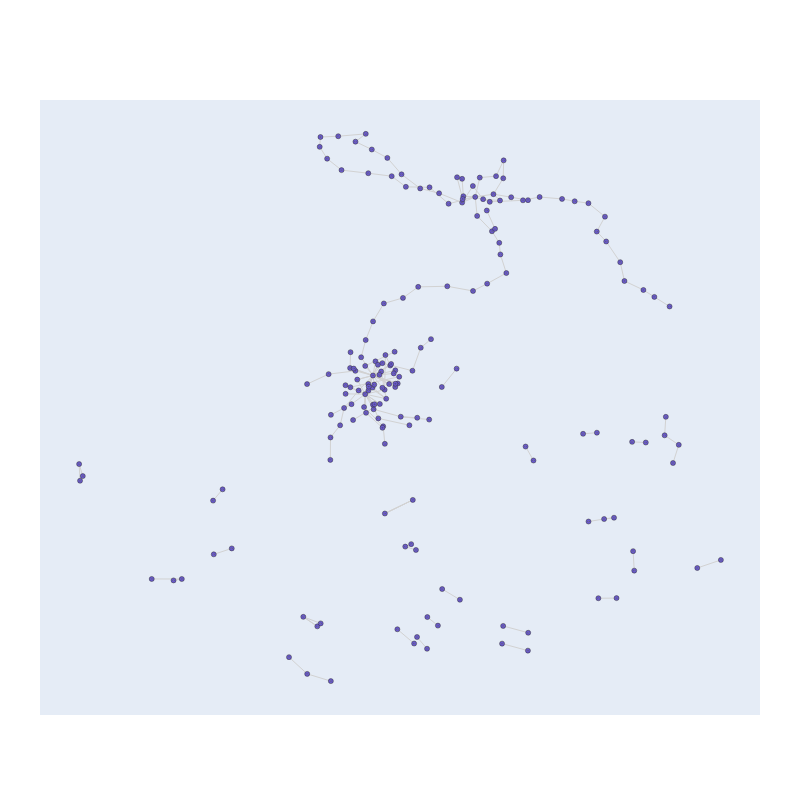

Notebook code for this chart:
### Markdown cell above
# Force-directed graph

### Code cell
import igraph
g = igraph.Graph()
labels = pd.concat([gaps['region_origin'], gaps['region_destination']]).unique()
g.add_vertices(labels.astype(int).astype(str))
for _, r in gaps.iterrows():
    g.add_edges([(str(int(r['region_origin'])), str(int(r['region_destination'])))])
    layt = g.layout('kk')

Xn=[layt[k][0] for k in range(len(labels))]
Yn=[layt[k][1] for k in range(len(labels))]
Xe=[]
Ye=[]
for e in g.es:
    Xe+=[layt[e.tuple[0]][0],layt[e.tuple[1]][0], None]
    Ye+=[layt[e.tuple[0]][1],layt[e.tuple[1]][1], None]
    
trace1=pgo.Scatter(x=Xe,
               y=Ye,
               mode='lines',
               line= dict(color='rgb(210,210,210)', width=1),
               hoverinfo='none'
               )
trace2=pgo.Scatter(x=Xn,
               y=Yn,
               mode='markers',
               name='ntw',
               marker=dict(symbol='circle-dot',
                                        size=5,
                                        color='#6959CD',
                                        line=dict(color='rgb(50,50,50)', width=0.5)
                                        ),
               text=labels,
               hoverinfo='text'
                  )

plotly.offline.init_notebook_mode(connected=True)
axis=dict(showline=False, # hide axis line, grid, ticklabels and  title
          zeroline=False,
          showgrid=False,
          showticklabels=False,
          title=''
          )

width=800
height=800
layout=pgo.Layout(
    showlegend=False,
    autosize=False,
    width=width,
    height=height,
    xaxis=pgo.layout.XAxis(axis),
    yaxis=pgo.layout.YAxis(axis),
    margin=pgo.layout.Margin(
        l=40,
        r=40,
        b=85,
        t=100,
    ),
    hovermode='closest',
    )

data=[trace1, trace2]
fig=pgo.Figure(data=data, layout=layout)
fig.show()

### Figure 1 — Plotly figure (JSON) as saved in the notebook; plotly's stock layout.template omitted (floating-point values rounded to 4 significant figures; data arrays with more than 128 entries replaced by an {"elided": "..."} marker saying what was removed)
{"data": [{"hoverinfo": "none", "line": {"color": "rgb(210,210,210)", "width": 1}, "mode": "lines", "type": "scatter", "x": {"elided": "573 float values"}, "y": {"elided": "573 float values"}}, {"hoverinfo": "text", "marker": {"color": "#6959CD", "line": {"color": "rgb(50,50,50)", "width": 0.5}, "size": 5, "symbol": "circle-dot"}, "mode": "markers", "name": "ntw", "text": {"elided": "179 int values"}, "type": "scatter", "x": {"elided": "179 float values"}, "y": {"elided": "179 float values"}}], "layout": {"autosize": false, "height": 800, "hovermode": "closest", "margin": {"b": 85, "l": 40, "r": 40, "t": 100}, "showlegend": false, "width": 800, "xaxis": {"showgrid": false, "showline": false, "showticklabels": false, "title": {"text": ""}, "zeroline": false}, "yaxis": {"showgrid": false, "showline": false, "showticklabels": false, "title": {"text": ""}, "zeroline": false}}}
